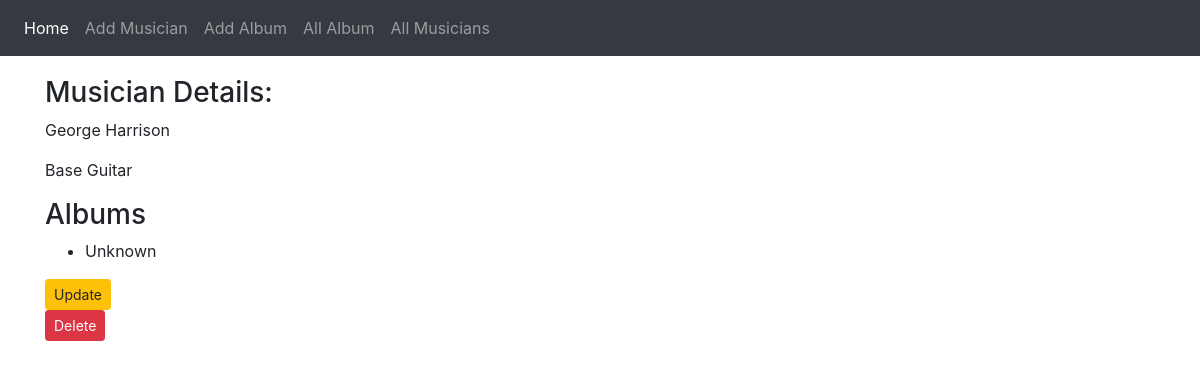
The page /first_app/musician_detail/2/ on the database its author committed.
### first_app/models.py (models this page shows, shortened)
class Musician(models.Model):
    first_name = models.CharField(max_length=50)
    last_name = models.CharField(max_length=50)
    instrument = models.CharField(max_length=100, blank=True)

class Album (models.Model):
    artist = models.ForeignKey(Musician, on_delete = models.CASCADE, related_name='album_list')
    name = models.CharField(max_length=100)
    release_date = models.DateField()
    rating = (
        (1, 'Worst'),
        (2, 'Bad'),
        (3, 'Not bad'),
        (4, 'Good'),
        (5, 'Excelent')
    )
    num_stars= models.IntegerField(choices=rating)

### first_app/views.py (the view)
# urls.py: path('musician_detail/<pk>/', views.MusicianDetail.as_view(), name='musician_detail'),
class MusicianDetail(DetailView):
    context_object_name = 'musician'
    model = Musician
    template_name = 'first_app/musician_detail.html'

### first_app/templates/first_app/musician_detail.html
{% extends 'first_app/base.html' %}
{% block body_block %}
  <h3>Musician Details:</h3>
  <p>{{musician.first_name}} {{musician.last_name}}</p>
  <p>{{musician.instrument}}</p>
  <h3>Albums</h3>
    <ul>
      {% for album in musician.album_list.all %}
        <li>{{album.name}}</li>
      {% endfor %}
    </ul>
    <a href="{% url  'first_app:musician_update' pk=musician.pk %}" class="btn btn-warning btn-sm">Update</a>
    <br>
    <a href="{% url  'first_app:musician_delete' pk=musician.pk %}" class="btn btn-danger btn-sm">Delete</a>
{% endblock %}

### rows shown on the page
Musician: first_name "George", last_name "Harrison", instrument "Base Guitar"
Album: name "Unknown"
